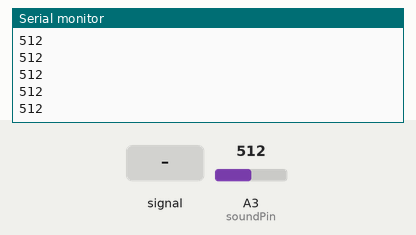
Recording of a sketch running on a simulated Arduino Uno, built with avr-gcc and run on an emulated ATmega328P. On the bench: the last lines printed to the serial monitor. Inputs (shaded band) come from the test bench; at power-on: A3 (soundPin) = 512.

Above: at 1.2 s.
1.3 s: A3 (soundPin) fed a 200 Hz sine of ±81 counts around its level
At 1.9 s:
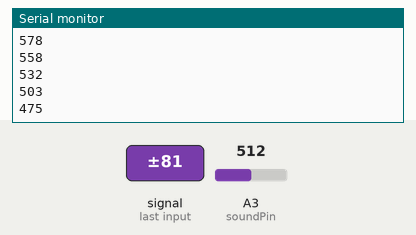
2.8 s: A3 (soundPin) set to 716
At 3.7 s:
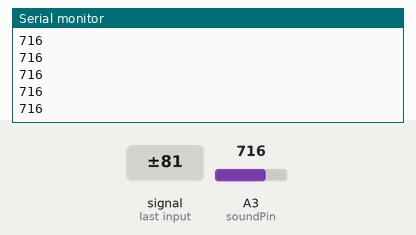
4.3 s: A3 (soundPin) fed a 1000 Hz sine of ±255 counts around its level
5.8 s: A3 (soundPin) set to 900
At 6.3 s:
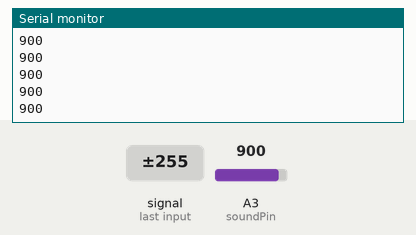
Timing chart, 0 to 8.3 s (numbered marks = the images above; inputs shaded):
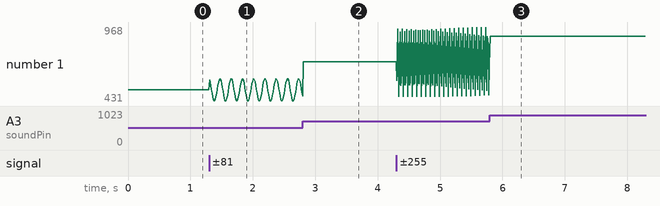

Measured:
- after the input at 1.3 s, the serial monitor: prints a new line at once (image 1)
- plotted number 1: 512 → 466 after the input at 1.3 s

The sketch:

sound_calibration.ino
```cpp
int soundPin = 3;  //define a pin for Photo resistor

void setup()
{
    Serial.begin(9600);  //Begin serial communcation

}

void loop()
{
    Serial.println(analogRead(soundPin)); //Write the value of the photoresistor to the serial monitor.


   delay(10); //short delay for faster response to light.
}
```
